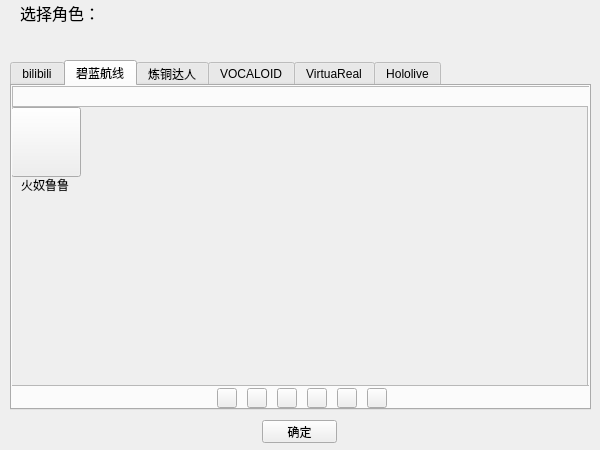
<?xml version="1.0" encoding="UTF-8"?>
<ui version="4.0">
 <class>RoleSelection</class>
 <widget class="QWidget" name="RoleSelection">
  <property name="geometry">
   <rect>
    <x>0</x>
    <y>0</y>
    <width>600</width>
    <height>450</height>
   </rect>
  </property>
  <property name="minimumSize">
   <size>
    <width>600</width>
    <height>450</height>
   </size>
  </property>
  <property name="maximumSize">
   <size>
    <width>600</width>
    <height>450</height>
   </size>
  </property>
  <property name="windowTitle">
   <string>Role selection</string>
  </property>
  <widget class="QTabWidget" name="tabWidget">
   <property name="geometry">
    <rect>
     <x>10</x>
     <y>60</y>
     <width>581</width>
     <height>350</height>
    </rect>
   </property>
   <property name="styleSheet">
    <string notr="true"/>
   </property>
   <property name="currentIndex">
    <number>1</number>
   </property>
   <widget class="QWidget" name="tab">
    <attribute name="title">
     <string>bilibili</string>
    </attribute>
    <widget class="QPushButton" name="btn_22">
     <property name="geometry">
      <rect>
       <x>0</x>
       <y>0</y>
       <width>70</width>
       <height>70</height>
      </rect>
     </property>
     <property name="styleSheet">
      <string notr="true"/>
     </property>
     <property name="text">
      <string/>
     </property>
    </widget>
    <widget class="QLabel" name="lab_22">
     <property name="geometry">
      <rect>
       <x>30</x>
       <y>70</y>
       <width>25</width>
       <height>15</height>
      </rect>
     </property>
     <property name="text">
      <string>22</string>
     </property>
    </widget>
   </widget>
   <widget class="QWidget" name="tab_2">
    <attribute name="title">
     <string>碧蓝航线</string>
    </attribute>
    <widget class="QFrame" name="frame_Chongying">
     <property name="geometry">
      <rect>
       <x>580</x>
       <y>0</y>
       <width>580</width>
       <height>300</height>
      </rect>
     </property>
     <property name="frameShape">
      <enum>QFrame::StyledPanel</enum>
     </property>
     <property name="frameShadow">
      <enum>QFrame::Raised</enum>
     </property>
     <widget class="QScrollArea" name="scrollArea_Chongying">
      <property name="geometry">
       <rect>
        <x>-2</x>
        <y>20</y>
        <width>578</width>
        <height>280</height>
       </rect>
      </property>
      <property name="widgetResizable">
       <bool>true</bool>
      </property>
      <widget class="QWidget" name="scrollAreaWidgetContents_2">
       <property name="geometry">
        <rect>
         <x>0</x>
         <y>0</y>
         <width>576</width>
         <height>278</height>
        </rect>
       </property>
       <property name="minimumSize">
        <size>
         <width>0</width>
         <height>278</height>
        </size>
       </property>
       <widget class="QLabel" name="lab_biruishuiyi">
        <property name="geometry">
         <rect>
          <x>10</x>
          <y>70</y>
          <width>54</width>
          <height>15</height>
         </rect>
        </property>
        <property name="text">
         <string>比叡睡衣</string>
        </property>
       </widget>
       <widget class="QPushButton" name="btn_biruishuiyi">
        <property name="geometry">
         <rect>
          <x>0</x>
          <y>0</y>
          <width>70</width>
          <height>70</height>
         </rect>
        </property>
        <property name="text">
         <string/>
        </property>
       </widget>
       <widget class="QLabel" name="lab_niaohai">
        <property name="geometry">
         <rect>
          <x>100</x>
          <y>70</y>
          <width>30</width>
          <height>15</height>
         </rect>
        </property>
        <property name="text">
         <string>鸟海</string>
        </property>
       </widget>
       <widget class="QPushButton" name="btn_niaohai">
        <property name="geometry">
         <rect>
          <x>80</x>
          <y>0</y>
          <width>70</width>
          <height>70</height>
         </rect>
        </property>
        <property name="text">
         <string/>
        </property>
       </widget>
       <widget class="QLabel" name="lab_xili">
        <property name="geometry">
         <rect>
          <x>180</x>
          <y>70</y>
          <width>25</width>
          <height>15</height>
         </rect>
        </property>
        <property name="text">
         <string>夕立</string>
        </property>
       </widget>
       <widget class="QPushButton" name="btn_xili">
        <property name="geometry">
         <rect>
          <x>160</x>
          <y>0</y>
          <width>70</width>
          <height>70</height>
         </rect>
        </property>
        <property name="text">
         <string/>
        </property>
       </widget>
       <widget class="QPushButton" name="btn_nengdai">
        <property name="geometry">
         <rect>
          <x>240</x>
          <y>0</y>
          <width>70</width>
          <height>70</height>
         </rect>
        </property>
        <property name="text">
         <string/>
        </property>
       </widget>
       <widget class="QLabel" name="lab_nengdai">
        <property name="geometry">
         <rect>
          <x>260</x>
          <y>70</y>
          <width>30</width>
          <height>15</height>
         </rect>
        </property>
        <property name="text">
         <string>能代</string>
        </property>
       </widget>
      </widget>
     </widget>
    </widget>
    <widget class="QFrame" name="frame_Huangjia">
     <property name="geometry">
      <rect>
       <x>1160</x>
       <y>0</y>
       <width>580</width>
       <height>300</height>
      </rect>
     </property>
     <property name="frameShape">
      <enum>QFrame::StyledPanel</enum>
     </property>
     <property name="frameShadow">
      <enum>QFrame::Raised</enum>
     </property>
     <widget class="QScrollArea" name="scrollArea_huangjia">
      <property name="geometry">
       <rect>
        <x>-2</x>
        <y>20</y>
        <width>578</width>
        <height>280</height>
       </rect>
      </property>
      <property name="widgetResizable">
       <bool>true</bool>
      </property>
      <widget class="QWidget" name="scrollAreaWidgetContents">
       <property name="geometry">
        <rect>
         <x>0</x>
         <y>0</y>
         <width>576</width>
         <height>278</height>
        </rect>
       </property>
       <widget class="QLabel" name="lab_kulasuo">
        <property name="geometry">
         <rect>
          <x>20</x>
          <y>70</y>
          <width>50</width>
          <height>15</height>
         </rect>
        </property>
        <property name="text">
         <string>库拉索</string>
        </property>
       </widget>
       <widget class="QPushButton" name="btn_kulasuo">
        <property name="geometry">
         <rect>
          <x>5</x>
          <y>0</y>
          <width>70</width>
          <height>70</height>
         </rect>
        </property>
        <property name="text">
         <string/>
        </property>
       </widget>
       <widget class="QLabel" name="lab_heitaiziSZ">
        <property name="geometry">
         <rect>
          <x>170</x>
          <y>70</y>
          <width>60</width>
          <height>15</height>
         </rect>
        </property>
        <property name="text">
         <string>黑太子水着</string>
        </property>
       </widget>
       <widget class="QPushButton" name="btn_heitaizi">
        <property name="geometry">
         <rect>
          <x>85</x>
          <y>0</y>
          <width>70</width>
          <height>70</height>
         </rect>
        </property>
        <property name="text">
         <string/>
        </property>
       </widget>
       <widget class="QLabel" name="lab_heitaizi">
        <property name="geometry">
         <rect>
          <x>105</x>
          <y>70</y>
          <width>40</width>
          <height>15</height>
         </rect>
        </property>
        <property name="text">
         <string>黑太子</string>
        </property>
       </widget>
       <widget class="QPushButton" name="btn_heitaiziSZ">
        <property name="geometry">
         <rect>
          <x>165</x>
          <y>0</y>
          <width>70</width>
          <height>70</height>
         </rect>
        </property>
        <property name="text">
         <string/>
        </property>
       </widget>
       <widget class="QLabel" name="lab_TLXlifu">
        <property name="geometry">
         <rect>
          <x>250</x>
          <y>70</y>
          <width>60</width>
          <height>15</height>
         </rect>
        </property>
        <property name="text">
         <string>天狼星礼服</string>
        </property>
       </widget>
       <widget class="QPushButton" name="btn_TLXlifu">
        <property name="geometry">
         <rect>
          <x>245</x>
          <y>0</y>
          <width>70</width>
          <height>70</height>
         </rect>
        </property>
        <property name="text">
         <string/>
        </property>
       </widget>
      </widget>
     </widget>
    </widget>
    <widget class="QPushButton" name="btn_ALBaiYing">
     <property name="geometry">
      <rect>
       <x>235</x>
       <y>302</y>
       <width>20</width>
       <height>20</height>
      </rect>
     </property>
     <property name="text">
      <string/>
     </property>
    </widget>
    <widget class="QPushButton" name="btn_ALChongYing">
     <property name="geometry">
      <rect>
       <x>265</x>
       <y>302</y>
       <width>20</width>
       <height>20</height>
      </rect>
     </property>
     <property name="text">
      <string/>
     </property>
    </widget>
    <widget class="QPushButton" name="btn_ALHuangJia">
     <property name="geometry">
      <rect>
       <x>295</x>
       <y>302</y>
       <width>20</width>
       <height>20</height>
      </rect>
     </property>
     <property name="text">
      <string/>
     </property>
    </widget>
    <widget class="QPushButton" name="btn_ALTieXue">
     <property name="geometry">
      <rect>
       <x>325</x>
       <y>302</y>
       <width>20</width>
       <height>20</height>
      </rect>
     </property>
     <property name="text">
      <string/>
     </property>
    </widget>
    <widget class="QPushButton" name="btn_ALUpPage">
     <property name="geometry">
      <rect>
       <x>205</x>
       <y>302</y>
       <width>20</width>
       <height>20</height>
      </rect>
     </property>
     <property name="text">
      <string/>
     </property>
    </widget>
    <widget class="QPushButton" name="btn_ALNextPage">
     <property name="geometry">
      <rect>
       <x>355</x>
       <y>302</y>
       <width>20</width>
       <height>20</height>
      </rect>
     </property>
     <property name="text">
      <string/>
     </property>
    </widget>
    <widget class="QFrame" name="frame_TieXue">
     <property name="geometry">
      <rect>
       <x>1740</x>
       <y>0</y>
       <width>580</width>
       <height>300</height>
      </rect>
     </property>
     <property name="frameShape">
      <enum>QFrame::StyledPanel</enum>
     </property>
     <property name="frameShadow">
      <enum>QFrame::Raised</enum>
     </property>
     <widget class="QScrollArea" name="scrollArea_TieXue">
      <property name="geometry">
       <rect>
        <x>-2</x>
        <y>20</y>
        <width>578</width>
        <height>280</height>
       </rect>
      </property>
      <property name="widgetResizable">
       <bool>true</bool>
      </property>
      <widget class="QWidget" name="scrollAreaWidgetContents_3">
       <property name="geometry">
        <rect>
         <x>0</x>
         <y>0</y>
         <width>576</width>
         <height>278</height>
        </rect>
       </property>
       <widget class="QPushButton" name="btn_dadi">
        <property name="geometry">
         <rect>
          <x>0</x>
          <y>0</y>
          <width>70</width>
          <height>70</height>
         </rect>
        </property>
        <property name="text">
         <string/>
        </property>
       </widget>
       <widget class="QLabel" name="lab_dadi">
        <property name="geometry">
         <rect>
          <x>20</x>
          <y>70</y>
          <width>30</width>
          <height>15</height>
         </rect>
        </property>
        <property name="text">
         <string>大帝</string>
        </property>
       </widget>
       <widget class="QPushButton" name="btn_dadi_h">
        <property name="geometry">
         <rect>
          <x>80</x>
          <y>0</y>
          <width>70</width>
          <height>70</height>
         </rect>
        </property>
        <property name="text">
         <string/>
        </property>
       </widget>
       <widget class="QLabel" name="lab_dadi_h">
        <property name="geometry">
         <rect>
          <x>100</x>
          <y>70</y>
          <width>35</width>
          <height>15</height>
         </rect>
        </property>
        <property name="text">
         <string>大帝H</string>
        </property>
       </widget>
      </widget>
     </widget>
    </widget>
    <widget class="QFrame" name="frame_BaiYing">
     <property name="geometry">
      <rect>
       <x>0</x>
       <y>0</y>
       <width>580</width>
       <height>300</height>
      </rect>
     </property>
     <property name="frameShape">
      <enum>QFrame::StyledPanel</enum>
     </property>
     <property name="frameShadow">
      <enum>QFrame::Raised</enum>
     </property>
     <widget class="QScrollArea" name="scrollArea_BaiYing">
      <property name="geometry">
       <rect>
        <x>-2</x>
        <y>20</y>
        <width>578</width>
        <height>280</height>
       </rect>
      </property>
      <property name="widgetResizable">
       <bool>true</bool>
      </property>
      <widget class="QWidget" name="scrollAreaWidgetContents_4">
       <property name="geometry">
        <rect>
         <x>0</x>
         <y>0</y>
         <width>576</width>
         <height>278</height>
        </rect>
       </property>
       <widget class="QPushButton" name="btn_huonvlulu">
        <property name="geometry">
         <rect>
          <x>0</x>
          <y>0</y>
          <width>70</width>
          <height>70</height>
         </rect>
        </property>
        <property name="text">
         <string/>
        </property>
       </widget>
       <widget class="QLabel" name="label_2">
        <property name="geometry">
         <rect>
          <x>10</x>
          <y>70</y>
          <width>54</width>
          <height>15</height>
         </rect>
        </property>
        <property name="text">
         <string>火奴鲁鲁</string>
        </property>
       </widget>
      </widget>
     </widget>
    </widget>
   </widget>
   <widget class="QWidget" name="tab_4">
    <attribute name="title">
     <string>炼铜达人</string>
    </attribute>
    <widget class="QLabel" name="lab_liantong1">
     <property name="geometry">
      <rect>
       <x>23</x>
       <y>70</y>
       <width>25</width>
       <height>15</height>
      </rect>
     </property>
     <property name="text">
      <string>小红</string>
     </property>
    </widget>
    <widget class="QPushButton" name="btn_liantong1">
     <property name="geometry">
      <rect>
       <x>0</x>
       <y>0</y>
       <width>70</width>
       <height>70</height>
      </rect>
     </property>
     <property name="text">
      <string/>
     </property>
    </widget>
   </widget>
   <widget class="QWidget" name="tab_3">
    <attribute name="title">
     <string>VOCALOID</string>
    </attribute>
    <widget class="QFrame" name="frame_LuoTianYi">
     <property name="geometry">
      <rect>
       <x>0</x>
       <y>0</y>
       <width>580</width>
       <height>300</height>
      </rect>
     </property>
     <property name="frameShape">
      <enum>QFrame::StyledPanel</enum>
     </property>
     <property name="frameShadow">
      <enum>QFrame::Raised</enum>
     </property>
     <widget class="QScrollArea" name="scrollArea_LuoTianYi">
      <property name="geometry">
       <rect>
        <x>-2</x>
        <y>20</y>
        <width>578</width>
        <height>280</height>
       </rect>
      </property>
      <property name="widgetResizable">
       <bool>true</bool>
      </property>
      <widget class="QWidget" name="scrollAreaWidgetContents_5">
       <property name="geometry">
        <rect>
         <x>0</x>
         <y>0</y>
         <width>576</width>
         <height>278</height>
        </rect>
       </property>
       <widget class="QPushButton" name="btn_luotianyi01">
        <property name="geometry">
         <rect>
          <x>0</x>
          <y>0</y>
          <width>70</width>
          <height>70</height>
         </rect>
        </property>
        <property name="text">
         <string/>
        </property>
       </widget>
       <widget class="QLabel" name="lab_luotian01">
        <property name="geometry">
         <rect>
          <x>10</x>
          <y>70</y>
          <width>54</width>
          <height>15</height>
         </rect>
        </property>
        <property name="text">
         <string>洛天依01</string>
        </property>
       </widget>
       <widget class="QLabel" name="lab_luotian02">
        <property name="geometry">
         <rect>
          <x>90</x>
          <y>70</y>
          <width>54</width>
          <height>15</height>
         </rect>
        </property>
        <property name="text">
         <string>洛天依02</string>
        </property>
       </widget>
       <widget class="QPushButton" name="btn_luotianyi02">
        <property name="geometry">
         <rect>
          <x>80</x>
          <y>0</y>
          <width>70</width>
          <height>70</height>
         </rect>
        </property>
        <property name="text">
         <string/>
        </property>
       </widget>
       <widget class="QLabel" name="lab_luotian03">
        <property name="geometry">
         <rect>
          <x>170</x>
          <y>70</y>
          <width>54</width>
          <height>15</height>
         </rect>
        </property>
        <property name="text">
         <string>洛天依03</string>
        </property>
       </widget>
       <widget class="QPushButton" name="btn_luotianyi03">
        <property name="geometry">
         <rect>
          <x>160</x>
          <y>0</y>
          <width>70</width>
          <height>70</height>
         </rect>
        </property>
        <property name="text">
         <string/>
        </property>
       </widget>
       <widget class="QLabel" name="lab_luotian04">
        <property name="geometry">
         <rect>
          <x>250</x>
          <y>70</y>
          <width>54</width>
          <height>15</height>
         </rect>
        </property>
        <property name="text">
         <string>洛天依04</string>
        </property>
       </widget>
       <widget class="QPushButton" name="btn_luotianyi04">
        <property name="geometry">
         <rect>
          <x>240</x>
          <y>0</y>
          <width>70</width>
          <height>70</height>
         </rect>
        </property>
        <property name="text">
         <string/>
        </property>
       </widget>
       <widget class="QLabel" name="lab_luotian05">
        <property name="geometry">
         <rect>
          <x>330</x>
          <y>70</y>
          <width>54</width>
          <height>15</height>
         </rect>
        </property>
        <property name="text">
         <string>洛天依05</string>
        </property>
       </widget>
       <widget class="QPushButton" name="btn_luotianyi05">
        <property name="geometry">
         <rect>
          <x>320</x>
          <y>0</y>
          <width>70</width>
          <height>70</height>
         </rect>
        </property>
        <property name="text">
         <string/>
        </property>
       </widget>
      </widget>
     </widget>
    </widget>
   </widget>
   <widget class="QWidget" name="tab_5">
    <attribute name="title">
     <string>VirtuaReal</string>
    </attribute>
    <widget class="QPushButton" name="btn_yousa">
     <property name="geometry">
      <rect>
       <x>0</x>
       <y>0</y>
       <width>70</width>
       <height>70</height>
      </rect>
     </property>
     <property name="text">
      <string/>
     </property>
    </widget>
    <widget class="QLabel" name="lab_yousa">
     <property name="geometry">
      <rect>
       <x>10</x>
       <y>70</y>
       <width>54</width>
       <height>15</height>
      </rect>
     </property>
     <property name="text">
      <string>泠鸢yousa</string>
     </property>
    </widget>
   </widget>
   <widget class="QWidget" name="tab_6">
    <attribute name="title">
     <string>Hololive</string>
    </attribute>
   </widget>
  </widget>
  <widget class="QLabel" name="label">
   <property name="geometry">
    <rect>
     <x>20</x>
     <y>0</y>
     <width>80</width>
     <height>25</height>
    </rect>
   </property>
   <property name="font">
    <font>
     <pointsize>12</pointsize>
    </font>
   </property>
   <property name="text">
    <string>选择角色：</string>
   </property>
  </widget>
  <widget class="QPushButton" name="btn_Determine">
   <property name="geometry">
    <rect>
     <x>262</x>
     <y>420</y>
     <width>75</width>
     <height>23</height>
    </rect>
   </property>
   <property name="text">
    <string>确定</string>
   </property>
  </widget>
  <widget class="QLabel" name="lab_RoleName">
   <property name="geometry">
    <rect>
     <x>20</x>
     <y>30</y>
     <width>80</width>
     <height>20</height>
    </rect>
   </property>
   <property name="text">
    <string/>
   </property>
  </widget>
  <widget class="QLabel" name="lab_RoleHeadImage">
   <property name="geometry">
    <rect>
     <x>110</x>
     <y>0</y>
     <width>50</width>
     <height>50</height>
    </rect>
   </property>
   <property name="text">
    <string/>
   </property>
  </widget>
 </widget>
 <resources/>
 <connections/>
</ui>
